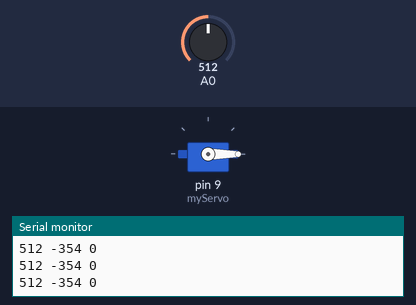
A sketch run on a simulated Arduino Uno, built with avr-gcc and run on an emulated ATmega328P. On the bench: servo, the last lines printed to the serial monitor. The test bench sets the inputs (shaded band); at power-on: A0 = 512.

Above: at 1.2 s.
1.3 s: A0 set to 770
At 2.2 s:
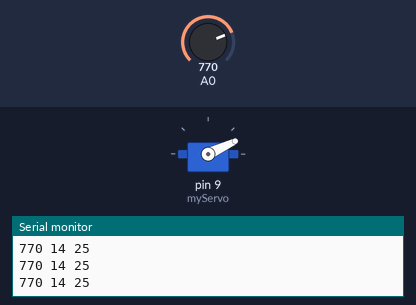
2.8 s: A0 set to 840
At 3.7 s:
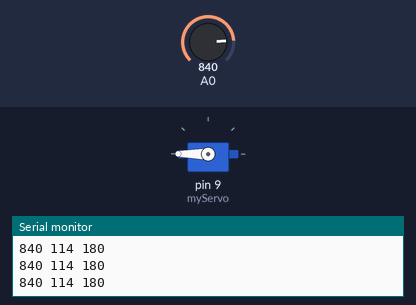
4.3 s: A0 set to 820
At 5.2 s:
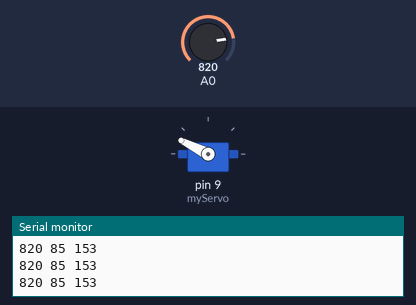
5.8 s: A0 set to 750
At 6.8 s:
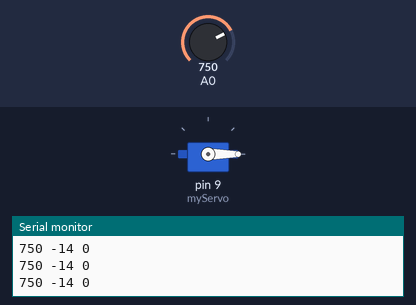
7.3 s: A0 set to 900
At 8.2 s:
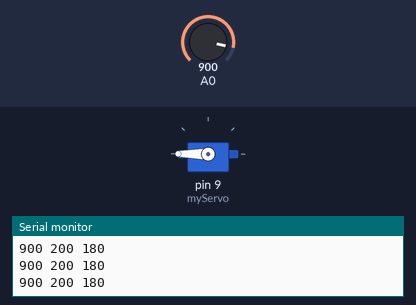
Timing chart, 0 to 9.8 s (numbered marks = the images above; inputs shaded):
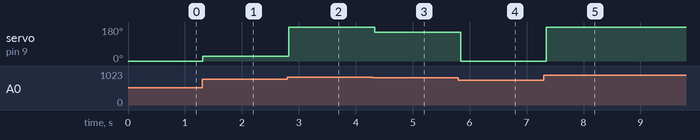

Measured:
- after the input at 1.3 s, servo on pin 9 (myServo): 0° → 25° at once
- after the input at 2.8 s, servo on pin 9 (myServo): 25° → 180° at once
- after the input at 4.3 s, servo on pin 9 (myServo): 180° → 153° at once
- after the input at 5.8 s, servo on pin 9 (myServo): 153° → 0° at once
- after the input at 7.3 s, servo on pin 9 (myServo): 0° → 180° after 0.05 s

The sketch:

lab22_sketch.ino
```cpp
// управлять сервоприводами (англ. servo motor) самостоятельно
// не так то просто, но в стандартной библиотеке уже всё
// заготовлено, что делает задачу тривиальной
#include <Servo.h>
#define MAX_VALUE 830
#define MIN_VALUE 760
// объявляем объект типа Servo с именем myServo. Ранее мы
// использовали int, boolean, float, а теперь точно также
// используем тип Servo, предоставляемый библиотекой. В случае
// Serial мы использовали объект сразу же: он уже был создан
// для нас, но в случае с Servo, мы должны сделать это явно.
// Ведь в нашем проекте могут быть одновременно несколько
// приводов, и нам понадобится различать их по именам
Servo myServo;
void setup()
{
 // прикрепляем (англ. attach) нашу серву к 9-му пину. Явный
 // вызов pinMode не нужен: функция attach сделает всё за нас
 myServo.attach(9);
 Serial.begin(9600);
}
void loop()
{
 int val = analogRead(A0);
 // на основе сигнала понимаем реальный угол поворота движка.
 // Используем вещественные числа в расчётах, но полученный
 // результат округляем обратно до целого числа
  int valPercent = int(float((val - MIN_VALUE)) / float((MAX_VALUE - MIN_VALUE)) * 100);
 int angle = int(valPercent * 180 / 100);
 if (valPercent < 0) {
  angle = 0;
 }
 if (valPercent > 100) {
  angle = 180;
 }
 Serial.print(val);
 Serial.print(" ");
 Serial.print(valPercent);
 Serial.print(" ");
 Serial.println(angle);
 // обычная серва не сможет повторить угол потенциометра на
 // всём диапазоне углов. Она умеет вставать в углы от 0° до
 // 180°. Ограничиваем угол соответствующе
 angle = constrain(angle, 0, 180);
 // и, наконец, подаём серве команду встать в указанный угол
 myServo.write(angle);
 delay(100);
}
```
